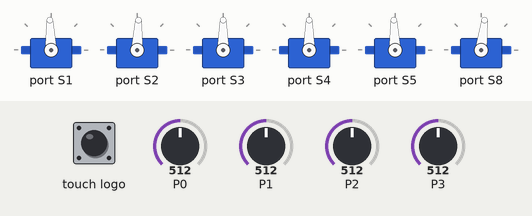
Simulated run of this program. Board: BBC micro:bit (MakeCode). Shown: 6 × servo. The inputs (shaded band) are chosen by the test bench; at power-on: P0 = 512, P1 = 512, P2 = 512, P3 = 512 (analog values on the 0–1023 scale).

Above: at 3.2 s.
3.3 s: P0 set to 716
At 3.6 s:
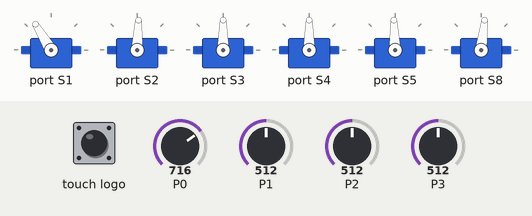
4.8 s: P1 set to 716
At 6.0 s:
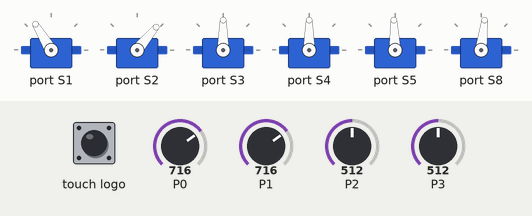
6.3 s: P2 set to 716
At 7.5 s:
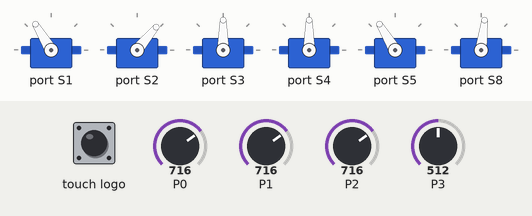
7.8 s: P3 set to 716
At 8.3 s:
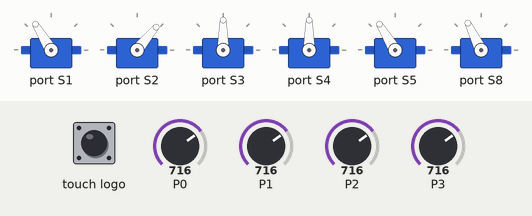
9.3 s: touch logo pressed for 0.15 s
At 10.1 s:
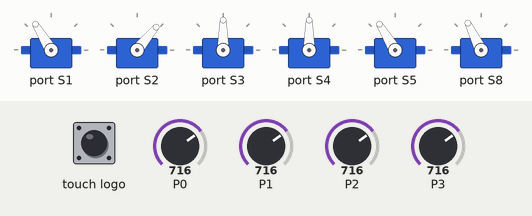
10.9 s: P0 set to 992
At 11.7 s:
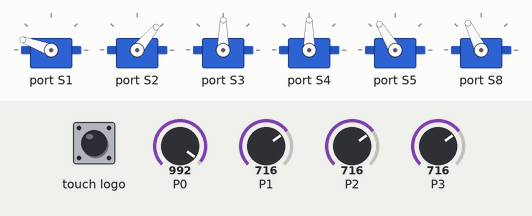
Timing chart, 0 to 13.4 s (numbered marks = the images above; inputs shaded):
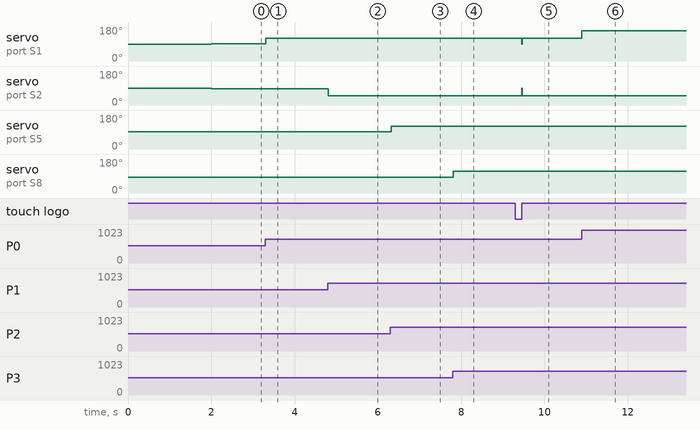

Measured:
- after the input at 3.3 s, servo on port S1: 92° → 121° at once
- after the input at 4.8 s, servo on port S2: 87° → 50° at once
- after the input at 6.3 s, servo on port S5: 92° → 121° at once
- after the input at 7.8 s, servo on port S8: 83° → 116° at once
- after the input at 9.3 s, servo on port S1: 121° → 90° after 0.15 s, → 121° 0.02 s later; servo on port S2: 50° → 90° after 0.15 s, → 50° 0.02 s later
- after the input at 10.9 s, servo on port S1: 121° → 160° at once

The program:

main.ts
```typescript
// "Bedienhilfe", um alle Servos während dem Betrieb in die Mittelposition zu bringen
input.onLogoEvent(TouchButtonEvent.Pressed, function () {
    Kitronik_Robotics_Board.servoWrite(Kitronik_Robotics_Board.Servos.Servo1, 90)
    Kitronik_Robotics_Board.servoWrite(Kitronik_Robotics_Board.Servos.Servo2, 90)
    Kitronik_Robotics_Board.servoWrite(Kitronik_Robotics_Board.Servos.Servo3, 90)
    Kitronik_Robotics_Board.servoWrite(Kitronik_Robotics_Board.Servos.Servo4, 90)
})
// Dieser Startblock positioniert alle Servos in die Mitte.
let Greifer = 0
let VorZurück = 0
let Drehung = 0
let HochRunter = 0
Kitronik_Robotics_Board.servoWrite(Kitronik_Robotics_Board.Servos.Servo1, 90)
Kitronik_Robotics_Board.servoWrite(Kitronik_Robotics_Board.Servos.Servo2, 90)
Kitronik_Robotics_Board.servoWrite(Kitronik_Robotics_Board.Servos.Servo3, 90)
Kitronik_Robotics_Board.servoWrite(Kitronik_Robotics_Board.Servos.Servo4, 90)
basic.pause(2000)
basic.forever(function () {
    HochRunter = pins.analogReadPin(AnalogPin.P0)
    Kitronik_Robotics_Board.servoWrite(Kitronik_Robotics_Board.Servos.Servo1, pins.map(
    HochRunter,
    0,
    990,
    20,
    160
    ))
})
basic.forever(function () {
    Drehung = pins.analogReadPin(AnalogPin.P1)
    Kitronik_Robotics_Board.servoWrite(Kitronik_Robotics_Board.Servos.Servo2, pins.map(
    Drehung,
    0,
    990,
    180,
    0
    ))
})
basic.forever(function () {
    VorZurück = pins.analogReadPin(AnalogPin.P2)
    Kitronik_Robotics_Board.servoWrite(Kitronik_Robotics_Board.Servos.Servo5, pins.map(
    VorZurück,
    0,
    990,
    20,
    160
    ))
})
basic.forever(function () {
    Greifer = pins.analogReadPin(AnalogPin.P3)
    Kitronik_Robotics_Board.servoWrite(Kitronik_Robotics_Board.Servos.Servo8, pins.map(
    Greifer,
    0,
    990,
    0,
    160
    ))
})
```

test.ts
```typescript
// Hier kann man Tests durchführen; diese Datei wird nicht kompiliert, wenn dieses Paket als Erweiterung verwendet wird.
```
